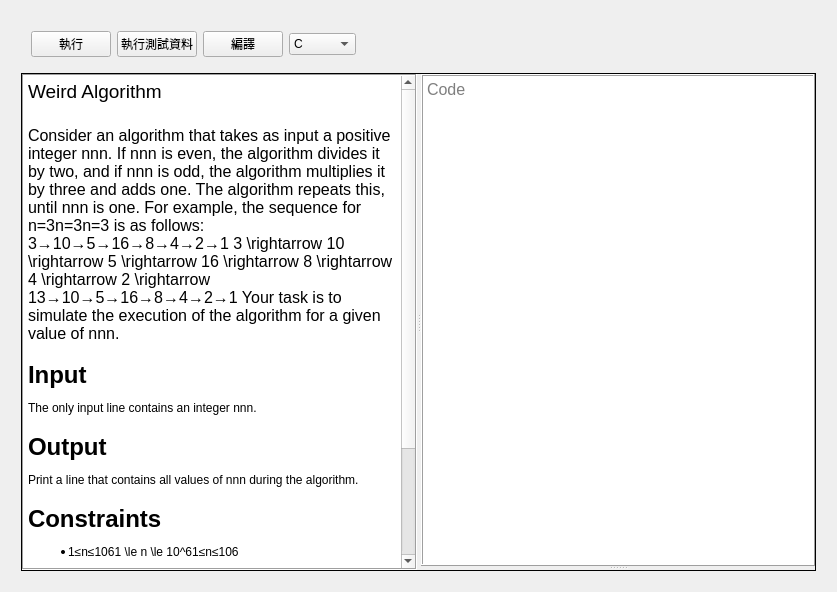
<?xml version="1.0" encoding="UTF-8"?>
<ui version="4.0">
 <class>SolvingWidget</class>
 <widget class="QWidget" name="SolvingWidget">
  <property name="geometry">
   <rect>
    <x>0</x>
    <y>0</y>
    <width>837</width>
    <height>592</height>
   </rect>
  </property>
  <property name="windowTitle">
   <string>Form</string>
  </property>
  <layout class="QVBoxLayout" name="verticalLayout_3">
   <item>
    <layout class="QVBoxLayout" name="verticalLayout_4">
     <property name="leftMargin">
      <number>10</number>
     </property>
     <property name="topMargin">
      <number>10</number>
     </property>
     <property name="rightMargin">
      <number>10</number>
     </property>
     <property name="bottomMargin">
      <number>10</number>
     </property>
     <item>
      <layout class="QHBoxLayout" name="horizontalLayout">
       <property name="leftMargin">
        <number>10</number>
       </property>
       <property name="topMargin">
        <number>10</number>
       </property>
       <property name="rightMargin">
        <number>10</number>
       </property>
       <property name="bottomMargin">
        <number>10</number>
       </property>
       <item>
        <widget class="QPushButton" name="pushButton_2">
         <property name="text">
          <string>執行</string>
         </property>
        </widget>
       </item>
       <item>
        <widget class="QPushButton" name="pushButton">
         <property name="text">
          <string>執行測試資料</string>
         </property>
        </widget>
       </item>
       <item>
        <widget class="QPushButton" name="Compile_Buttion">
         <property name="text">
          <string>編譯</string>
         </property>
        </widget>
       </item>
       <item>
        <widget class="QComboBox" name="comboBox">
         <item>
          <property name="text">
           <string>C</string>
          </property>
         </item>
         <item>
          <property name="text">
           <string>C++</string>
          </property>
         </item>
         <item>
          <property name="text">
           <string>Python</string>
          </property>
         </item>
        </widget>
       </item>
       <item>
        <spacer name="horizontalSpacer">
         <property name="orientation">
          <enum>Qt::Orientation::Horizontal</enum>
         </property>
         <property name="sizeHint" stdset="0">
          <size>
           <width>40</width>
           <height>20</height>
          </size>
         </property>
        </spacer>
       </item>
      </layout>
     </item>
     <item>
      <widget class="QSplitter" name="splitter_2">
       <property name="sizePolicy">
        <sizepolicy hsizetype="Preferred" vsizetype="Preferred">
         <horstretch>0</horstretch>
         <verstretch>0</verstretch>
        </sizepolicy>
       </property>
       <property name="layoutDirection">
        <enum>Qt::LayoutDirection::LeftToRight</enum>
       </property>
       <property name="autoFillBackground">
        <bool>false</bool>
       </property>
       <property name="frameShape">
        <enum>QFrame::Shape::Box</enum>
       </property>
       <property name="frameShadow">
        <enum>QFrame::Shadow::Plain</enum>
       </property>
       <property name="orientation">
        <enum>Qt::Orientation::Horizontal</enum>
       </property>
       <property name="opaqueResize">
        <bool>true</bool>
       </property>
       <widget class="QTextBrowser" name="textBrowser">
        <property name="frameShape">
         <enum>QFrame::Shape::Box</enum>
        </property>
        <property name="frameShadow">
         <enum>QFrame::Shadow::Sunken</enum>
        </property>
        <property name="html">
         <string>&lt;!DOCTYPE HTML PUBLIC &quot;-//W3C//DTD HTML 4.0//EN&quot; &quot;http://www.w3.org/TR/REC-html40/strict.dtd&quot;&gt;
&lt;html&gt;&lt;head&gt;&lt;meta name=&quot;qrichtext&quot; content=&quot;1&quot; /&gt;&lt;meta charset=&quot;utf-8&quot; /&gt;&lt;style type=&quot;text/css&quot;&gt;
p, li { white-space: pre-wrap; }
hr { height: 1px; border-width: 0; }
li.unchecked::marker { content: &quot;\2610&quot;; }
li.checked::marker { content: &quot;\2612&quot;; }
&lt;/style&gt;&lt;/head&gt;&lt;body style=&quot; font-family:'Microsoft JhengHei UI'; font-size:9pt; font-weight:400; font-style:normal;&quot;&gt;
&lt;p style=&quot; margin-top:0px; margin-bottom:0px; margin-left:0px; margin-right:0px; -qt-block-indent:0; text-indent:0px;&quot;&gt;&lt;span style=&quot; font-size:14pt;&quot;&gt;Weird Algorithm&lt;/span&gt;&lt;/p&gt;
&lt;p style=&quot;-qt-paragraph-type:empty; margin-top:0px; margin-bottom:0px; margin-left:0px; margin-right:0px; -qt-block-indent:0; text-indent:0px; font-size:14pt;&quot;&gt;&lt;br /&gt;&lt;/p&gt;
&lt;p style=&quot; margin-top:0px; margin-bottom:0px; margin-left:0px; margin-right:0px; -qt-block-indent:0; text-indent:0px;&quot;&gt;&lt;span style=&quot; font-size:12pt;&quot;&gt;Consider an algorithm that takes as input a positive integer nnn. If nnn is even, the algorithm divides it by two, and if nnn is odd, the algorithm multiplies it by three and adds one. The algorithm repeats this, until nnn is one. For example, the sequence for n=3n=3n=3 is as follows: 3→10→5→16→8→4→2→1 3 \rightarrow 10 \rightarrow 5 \rightarrow 16 \rightarrow 8 \rightarrow 4 \rightarrow 2 \rightarrow 13→10→5→16→8→4→2→1 Your task is to simulate the execution of the algorithm for a given value of nnn.&lt;/span&gt;&lt;/p&gt;
&lt;h1 style=&quot; margin-top:18px; margin-bottom:12px; margin-left:0px; margin-right:0px; -qt-block-indent:0; text-indent:0px;&quot;&gt;&lt;a name=&quot;input&quot;&gt;&lt;/a&gt;&lt;span style=&quot; font-size:xx-large; font-weight:700;&quot;&gt;I&lt;/span&gt;&lt;span style=&quot; font-size:xx-large; font-weight:700;&quot;&gt;nput&lt;/span&gt;&lt;/h1&gt;
&lt;p style=&quot; margin-top:12px; margin-bottom:12px; margin-left:0px; margin-right:0px; -qt-block-indent:0; text-indent:0px;&quot;&gt;The only input line contains an integer nnn.&lt;/p&gt;
&lt;h1 style=&quot; margin-top:18px; margin-bottom:12px; margin-left:0px; margin-right:0px; -qt-block-indent:0; text-indent:0px;&quot;&gt;&lt;a name=&quot;output&quot;&gt;&lt;/a&gt;&lt;span style=&quot; font-size:xx-large; font-weight:700;&quot;&gt;O&lt;/span&gt;&lt;span style=&quot; font-size:xx-large; font-weight:700;&quot;&gt;utput&lt;/span&gt;&lt;/h1&gt;
&lt;p style=&quot; margin-top:12px; margin-bottom:12px; margin-left:0px; margin-right:0px; -qt-block-indent:0; text-indent:0px;&quot;&gt;Print a line that contains all values of nnn during the algorithm.&lt;/p&gt;
&lt;h1 style=&quot; margin-top:18px; margin-bottom:12px; margin-left:0px; margin-right:0px; -qt-block-indent:0; text-indent:0px;&quot;&gt;&lt;a name=&quot;constraints&quot;&gt;&lt;/a&gt;&lt;span style=&quot; font-size:xx-large; font-weight:700;&quot;&gt;C&lt;/span&gt;&lt;span style=&quot; font-size:xx-large; font-weight:700;&quot;&gt;onstraints&lt;/span&gt;&lt;/h1&gt;
&lt;ul style=&quot;margin-top: 0px; margin-bottom: 0px; margin-left: 0px; margin-right: 0px; -qt-list-indent: 1;&quot;&gt;
&lt;li style=&quot; margin-top:12px; margin-bottom:12px; margin-left:0px; margin-right:0px; -qt-block-indent:0; text-indent:0px;&quot;&gt;1≤n≤1061 \le n \le 10^61≤n≤106&lt;/li&gt;&lt;/ul&gt;
&lt;h1 style=&quot; margin-top:18px; margin-bottom:12px; margin-left:0px; margin-right:0px; -qt-block-indent:0; text-indent:0px;&quot;&gt;&lt;a name=&quot;example&quot;&gt;&lt;/a&gt;&lt;span style=&quot; font-size:xx-large; font-weight:700;&quot;&gt;E&lt;/span&gt;&lt;span style=&quot; font-size:xx-large; font-weight:700;&quot;&gt;xample&lt;/span&gt;&lt;/h1&gt;
&lt;p style=&quot; margin-top:12px; margin-bottom:12px; margin-left:0px; margin-right:0px; -qt-block-indent:0; text-indent:0px;&quot;&gt;Input:&lt;/p&gt;
&lt;p style=&quot; margin-top:12px; margin-bottom:12px; margin-left:0px; margin-right:0px; -qt-block-indent:0; text-indent:0px;&quot;&gt;&lt;span style=&quot; font-family:'Courier New';&quot;&gt;3&lt;/span&gt;&lt;/p&gt;
&lt;p style=&quot; margin-top:12px; margin-bottom:12px; margin-left:0px; margin-right:0px; -qt-block-indent:0; text-indent:0px;&quot;&gt;Output:&lt;/p&gt;
&lt;p style=&quot; margin-top:12px; margin-bottom:12px; margin-left:0px; margin-right:0px; -qt-block-indent:0; text-indent:0px;&quot;&gt;&lt;span style=&quot; font-family:'Courier New';&quot;&gt;3 10 5 16 8 4 2 1&lt;/span&gt;&lt;/p&gt;&lt;/body&gt;&lt;/html&gt;</string>
        </property>
       </widget>
       <widget class="QSplitter" name="splitter">
        <property name="orientation">
         <enum>Qt::Orientation::Vertical</enum>
        </property>
        <widget class="QTextEdit" name="CodeEditor_TextEdit">
         <property name="font">
          <font>
           <pointsize>12</pointsize>
          </font>
         </property>
         <property name="frameShape">
          <enum>QFrame::Shape::Box</enum>
         </property>
         <property name="frameShadow">
          <enum>QFrame::Shadow::Raised</enum>
         </property>
         <property name="html">
          <string>&lt;!DOCTYPE HTML PUBLIC &quot;-//W3C//DTD HTML 4.0//EN&quot; &quot;http://www.w3.org/TR/REC-html40/strict.dtd&quot;&gt;
&lt;html&gt;&lt;head&gt;&lt;meta name=&quot;qrichtext&quot; content=&quot;1&quot; /&gt;&lt;meta charset=&quot;utf-8&quot; /&gt;&lt;style type=&quot;text/css&quot;&gt;
p, li { white-space: pre-wrap; }
hr { height: 1px; border-width: 0; }
li.unchecked::marker { content: &quot;\2610&quot;; }
li.checked::marker { content: &quot;\2612&quot;; }
&lt;/style&gt;&lt;/head&gt;&lt;body style=&quot; font-family:'Microsoft JhengHei UI'; font-size:12pt; font-weight:400; font-style:normal;&quot;&gt;
&lt;p style=&quot;-qt-paragraph-type:empty; margin-top:0px; margin-bottom:0px; margin-left:0px; margin-right:0px; -qt-block-indent:0; text-indent:0px;&quot;&gt;&lt;br /&gt;&lt;/p&gt;&lt;/body&gt;&lt;/html&gt;</string>
         </property>
         <property name="tabStopDistance">
          <double>40.000000000000000</double>
         </property>
         <property name="placeholderText">
          <string>Code</string>
         </property>
        </widget>
        <widget class="QWidget" name="verticalLayoutWidget">
         <layout class="QVBoxLayout" name="Code_Output_VerticalLayout"/>
        </widget>
       </widget>
      </widget>
     </item>
    </layout>
   </item>
  </layout>
 </widget>
 <resources/>
 <connections/>
</ui>
